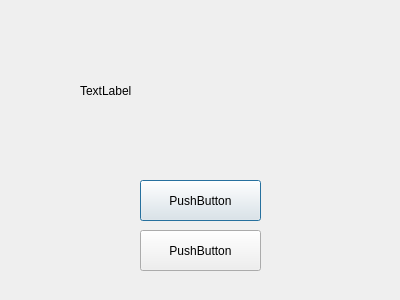
<?xml version="1.0" encoding="UTF-8"?>
<ui version="4.0">
 <class>ResultsWindow</class>
 <widget class="QDialog" name="ResultsWindow">
  <property name="geometry">
   <rect>
    <x>0</x>
    <y>0</y>
    <width>400</width>
    <height>300</height>
   </rect>
  </property>
  <property name="windowTitle">
   <string>Dialog</string>
  </property>
  <widget class="QLabel" name="label">
   <property name="geometry">
    <rect>
     <x>80</x>
     <y>50</y>
     <width>221</width>
     <height>81</height>
    </rect>
   </property>
   <property name="text">
    <string>TextLabel</string>
   </property>
  </widget>
  <widget class="QPushButton" name="pushButton">
   <property name="geometry">
    <rect>
     <x>140</x>
     <y>180</y>
     <width>121</width>
     <height>41</height>
    </rect>
   </property>
   <property name="text">
    <string>PushButton</string>
   </property>
  </widget>
  <widget class="QPushButton" name="pushButton_2">
   <property name="geometry">
    <rect>
     <x>140</x>
     <y>230</y>
     <width>121</width>
     <height>41</height>
    </rect>
   </property>
   <property name="text">
    <string>PushButton</string>
   </property>
  </widget>
 </widget>
 <resources/>
 <connections/>
</ui>
